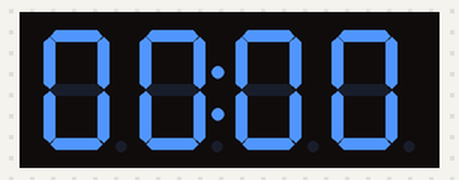
Simulated run of this sketch. Board: Arduino Uno, built with avr-gcc and run on an emulated ATmega328P. Shown: 4-digit seven-segment display.

Above: at 0.1 s.
At 4.1 s:
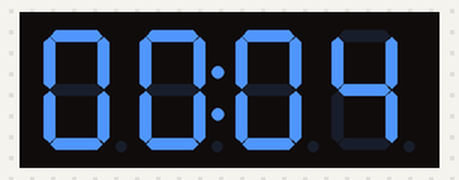
At 9.1 s:
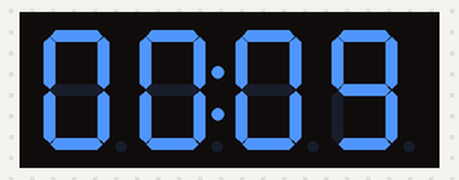
At 19.1 s:
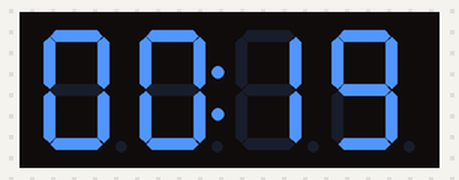
At 28.1 s:
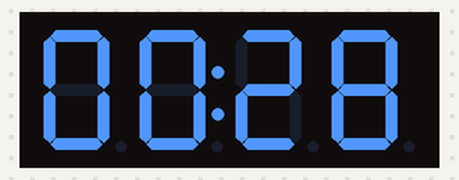
At 38.1 s:
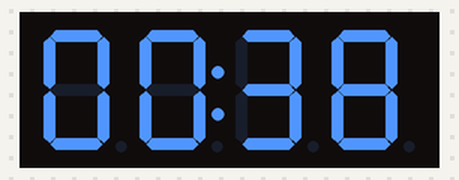

The sketch:

ali_7segment_led_ht16k331_4digits.ino
```cpp
#include <Wire.h>
#include <Adafruit_LEDBackpack.h>
#include <Adafruit_GFX.h>

Adafruit_7segment display = Adafruit_7segment();

void setup() {
  // Initialize serial communication for debugging
  Serial.begin(9600);

  // Initialize the display
  display.begin(0x70);  // Pass in the address of your HT16K33 display
  display.setBrightness(15); // Adjust brightness (0-15)
}

void loop() {
  // Calculate elapsed time
  unsigned long elapsedTime = millis() / 1000; // Convert milliseconds to seconds

  // Calculate minutes and seconds
  int minutes = elapsedTime / 60; // Calculate minutes
  int seconds = elapsedTime % 60; // Calculate remaining seconds

  // Display minutes and seconds
  //display.print(now.hour(), DEC); // Display hours

  display.writeDigitNum(0, minutes / 10);
  display.writeDigitNum(1, minutes % 10); // Display tens digit of minutes
  display.writeDigitNum(3, seconds / 10); // Display ones digit of minutes
  display.writeDigitNum(4, seconds % 10);
  display.drawColon(true); // Enable colon
  display.writeDisplay();

  // Wait for one second before updating the display with the next time
  delay(1000);
}
```

Measured:
- what the display in image 1 shows lasts 1.0 s, from 4.0 s to 5.0 s
